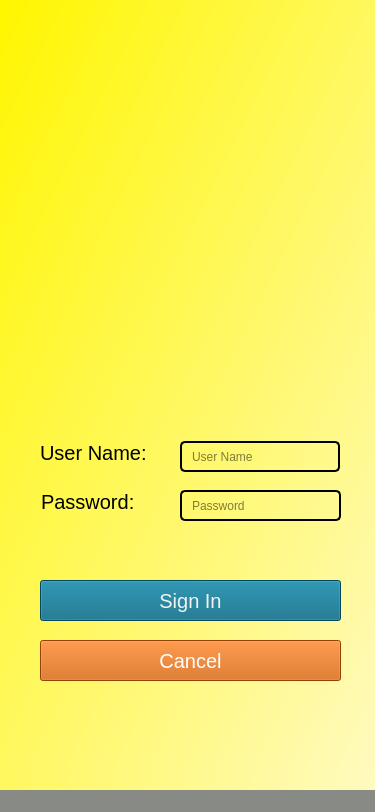
<?xml version="1.0" encoding="UTF-8"?>
<ui version="4.0">
 <class>Sign_In</class>
 <widget class="QMainWindow" name="Sign_In">
  <property name="geometry">
   <rect>
    <x>0</x>
    <y>0</y>
    <width>375</width>
    <height>812</height>
   </rect>
  </property>
  <property name="windowTitle">
   <string>MainWindow</string>
  </property>
  <property name="styleSheet">
   <string notr="true">background-color: qlineargradient(spread:pad, x1:0, y1:0, x2:1, y2:1, stop:0 rgba(255, 246, 0, 255), stop:1 rgba(255, 250, 191, 255));</string>
  </property>
  <widget class="QWidget" name="centralwidget">
   <widget class="QLabel" name="User">
    <property name="geometry">
     <rect>
      <x>40</x>
      <y>441</y>
      <width>105</width>
      <height>23</height>
     </rect>
    </property>
    <property name="font">
     <font>
      <pointsize>15</pointsize>
     </font>
    </property>
    <property name="styleSheet">
     <string notr="true">background-color: qlineargradient(spread:pad, x1:0, y1:0, x2:1, y2:1, stop:0 rgba(0, 0, 0, 0));</string>
    </property>
    <property name="text">
     <string>User Name:</string>
    </property>
   </widget>
   <widget class="QLabel" name="Pass">
    <property name="geometry">
     <rect>
      <x>41</x>
      <y>490</y>
      <width>92</width>
      <height>23</height>
     </rect>
    </property>
    <property name="font">
     <font>
      <pointsize>15</pointsize>
     </font>
    </property>
    <property name="styleSheet">
     <string notr="true">background-color: qlineargradient(spread:pad, x1:0, y1:0, x2:1, y2:1, stop:0 rgba(0, 0, 0, 0));</string>
    </property>
    <property name="text">
     <string>Password:</string>
    </property>
   </widget>
   <widget class="QPushButton" name="Sign_In_SPage">
    <property name="geometry">
     <rect>
      <x>40</x>
      <y>580</y>
      <width>301</width>
      <height>41</height>
     </rect>
    </property>
    <property name="font">
     <font>
      <pointsize>15</pointsize>
     </font>
    </property>
    <property name="cursor">
     <cursorShape>PointingHandCursor</cursorShape>
    </property>
    <property name="styleSheet">
     <string notr="true">background-color: rgb(3, 101, 129);
color: rgb(243, 243, 243);
</string>
    </property>
    <property name="text">
     <string>Sign In</string>
    </property>
   </widget>
   <widget class="QPushButton" name="Cancel_SPage">
    <property name="geometry">
     <rect>
      <x>40</x>
      <y>640</y>
      <width>301</width>
      <height>41</height>
     </rect>
    </property>
    <property name="font">
     <font>
      <pointsize>15</pointsize>
     </font>
    </property>
    <property name="cursor">
     <cursorShape>PointingHandCursor</cursorShape>
    </property>
    <property name="styleSheet">
     <string notr="true">background-color: rgb(206, 92, 0);
color: rgb(255, 255, 255);
</string>
    </property>
    <property name="text">
     <string>Cancel</string>
    </property>
   </widget>
   <widget class="QLineEdit" name="lineEdit_UserName">
    <property name="geometry">
     <rect>
      <x>180</x>
      <y>441</y>
      <width>160</width>
      <height>31</height>
     </rect>
    </property>
    <property name="styleSheet">
     <string notr="true">background-color: qlineargradient(spread:pad, x1:0, y1:0, x2:1, y2:1, stop:0 rgba(0, 0, 0, 0));
border: 2px solid black;
border-radius: 5px;
padding: 0 8px;</string>
    </property>
    <property name="placeholderText">
     <string>User Name</string>
    </property>
   </widget>
   <widget class="QLineEdit" name="lineEdit_Password">
    <property name="geometry">
     <rect>
      <x>180</x>
      <y>490</y>
      <width>161</width>
      <height>31</height>
     </rect>
    </property>
    <property name="styleSheet">
     <string notr="true">background-color: qlineargradient(spread:pad, x1:0, y1:0, x2:1, y2:1, stop:0 rgba(0, 0, 0, 0));
border: 2px solid black;
border-radius: 5px;
padding: 0 8px;</string>
    </property>
    <property name="echoMode">
     <enum>QLineEdit::Password</enum>
    </property>
    <property name="placeholderText">
     <string>Password</string>
    </property>
   </widget>
   <widget class="QLabel" name="label_singinimg">
    <property name="geometry">
     <rect>
      <x>0</x>
      <y>0</y>
      <width>381</width>
      <height>771</height>
     </rect>
    </property>
    <property name="text">
     <string/>
    </property>
    <property name="pixmap">
     <pixmap resource="Image.qrc">:/Images/Sign.png</pixmap>
    </property>
    <property name="scaledContents">
     <bool>true</bool>
    </property>
   </widget>
   <zorder>label_singinimg</zorder>
   <zorder>User</zorder>
   <zorder>Pass</zorder>
   <zorder>Sign_In_SPage</zorder>
   <zorder>Cancel_SPage</zorder>
   <zorder>lineEdit_UserName</zorder>
   <zorder>lineEdit_Password</zorder>
  </widget>
  <widget class="QMenuBar" name="menubar">
   <property name="geometry">
    <rect>
     <x>0</x>
     <y>0</y>
     <width>375</width>
     <height>22</height>
    </rect>
   </property>
   <property name="styleSheet">
    <string notr="true">background-color: rgb(136, 138, 133);</string>
   </property>
  </widget>
  <widget class="QStatusBar" name="statusbar">
   <property name="styleSheet">
    <string notr="true">background-color: rgb(136, 138, 133);</string>
   </property>
  </widget>
 </widget>
 <resources>
  <include location="Image.qrc"/>
 </resources>
 <connections/>
</ui>
